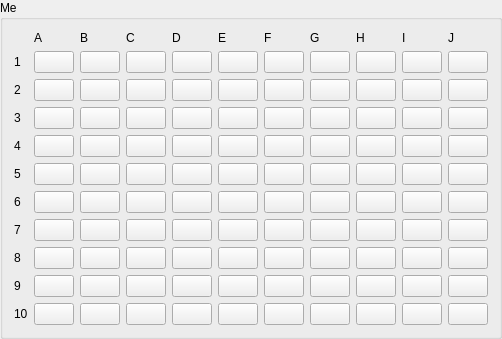
     <widget class="QGroupBox" name="MyBox">
      <property name="sizePolicy">
       <sizepolicy hsizetype="Maximum" vsizetype="Maximum">
        <horstretch>0</horstretch>
        <verstretch>0</verstretch>
       </sizepolicy>
      </property>
      <property name="title">
       <string>Me</string>
      </property>
      <layout class="QGridLayout" name="gridLayout_2">
       <item row="9" column="9">
        <widget class="QPushButton" name="i9">
         <property name="text">
          <string/>
         </property>
        </widget>
       </item>
       <item row="4" column="1">
        <widget class="QPushButton" name="a3">
         <property name="text">
          <string/>
         </property>
        </widget>
       </item>
       <item row="5" column="6">
        <widget class="QPushButton" name="f4">
         <property name="text">
          <string/>
         </property>
        </widget>
       </item>
       <item row="9" column="3">
        <widget class="QPushButton" name="c8">
         <property name="text">
          <string/>
         </property>
        </widget>
       </item>
       <item row="3" column="3">
        <widget class="QPushButton" name="c2">
         <property name="text">
          <string/>
         </property>
        </widget>
       </item>
       <item row="6" column="6">
        <widget class="QPushButton" name="f5">
         <property name="text">
          <string/>
         </property>
        </widget>
       </item>
       <item row="3" column="8">
        <widget class="QPushButton" name="h2">
         <property name="text">
          <string/>
         </property>
        </widget>
       </item>
       <item row="2" column="6">
        <widget class="QPushButton" name="f1">
         <property name="text">
          <string/>
         </property>
        </widget>
       </item>
       <item row="10" column="2">
        <widget class="QPushButton" name="b9">
         <property name="text">
          <string/>
         </property>
        </widget>
       </item>
       <item row="10" column="6">
        <widget class="QPushButton" name="f9">
         <property name="text">
          <string/>
         </property>
        </widget>
       </item>
       <item row="6" column="2">
        <widget class="QPushButton" name="b5">
         <property name="text">
          <string/>
         </property>
        </widget>
       </item>
       <item row="6" column="3">
        <widget class="QPushButton" name="c5">
         <property name="text">
          <string/>
         </property>
        </widget>
       </item>
       <item row="4" column="3">
        <widget class="QPushButton" name="c3">
         <property name="text">
          <string/>
         </property>
        </widget>
       </item>
       <item row="3" column="10">
        <widget class="QPushButton" name="j2">
         <property name="text">
          <string/>
         </property>
        </widget>
       </item>
       <item row="4" column="2">
        <widget class="QPushButton" name="b3">
         <property name="text">
          <string/>
         </property>
        </widget>
       </item>
       <item row="11" column="5">
        <widget class="QPushButton" name="e10">
         <property name="text">
          <string/>
         </property>
        </widget>
       </item>
       <item row="3" column="0">
        <widget class="QLabel" name="label_4">
         <property name="text">
          <string>2</string>
         </property>
        </widget>
       </item>
       <item row="6" column="10">
        <widget class="QPushButton" name="j5">
         <property name="text">
          <string/>
         </property>
        </widget>
       </item>
       <item row="4" column="10">
        <widget class="QPushButton" name="j3">
         <property name="text">
          <string/>
         </property>
        </widget>
       </item>
       <item row="8" column="2">
        <widget class="QPushButton" name="b7">
         <property name="text">
          <string/>
         </property>
        </widget>
       </item>
       <item row="7" column="5">
        <widget class="QPushButton" name="e6">
         <property name="text">
          <string/>
         </property>
        </widget>
       </item>
       <item row="5" column="0">
        <widget class="QLabel" name="label_7">
         <property name="text">
          <string>4</string>
         </property>
        </widget>
       </item>
       <item row="3" column="4">
        <widget class="QPushButton" name="d2">
         <property name="text">
          <string/>
         </property>
        </widget>
       </item>
       <item row="3" column="2">
        <widget class="QPushButton" name="b2">
         <property name="text">
          <string/>
         </property>
        </widget>
       </item>
       <item row="10" column="8">
        <widget class="QPushButton" name="h9">
         <property name="text">
          <string/>
         </property>
        </widget>
       </item>
       <item row="5" column="5">
        <widget class="QPushButton" name="e4">
         <property name="text">
          <string/>
         </property>
        </widget>
       </item>
       <item row="2" column="10">
        <widget class="QPushButton" name="j1">
         <property name="text">
          <string/>
         </property>
        </widget>
       </item>
       <item row="11" column="9">
        <widget class="QPushButton" name="i10">
         <property name="text">
          <string/>
         </property>
        </widget>
       </item>
       <item row="9" column="5">
        <widget class="QPushButton" name="e8">
         <property name="text">
          <string/>
         </property>
        </widget>
       </item>
       <item row="5" column="8">
        <widget class="QPushButton" name="h4">
         <property name="text">
          <string/>
         </property>
        </widget>
       </item>
       <item row="2" column="3">
        <widget class="QPushButton" name="c1">
         <property name="text">
          <string/>
         </property>
        </widget>
       </item>
       <item row="9" column="4">
        <widget class="QPushButton" name="d8">
         <property name="text">
          <string/>
         </property>
        </widget>
       </item>
       <item row="10" column="1">
        <widget class="QPushButton" name="a9">
         <property name="text">
          <string/>
         </property>
        </widget>
       </item>
       <item row="5" column="7">
        <widget class="QPushButton" name="g4">
         <property name="text">
          <string/>
         </property>
        </widget>
       </item>
       <item row="7" column="7">
        <widget class="QPushButton" name="g6">
         <property name="text">
          <string/>
         </property>
        </widget>
       </item>
       <item row="8" column="3">
        <widget class="QPushButton" name="c7">
         <property name="text">
          <string/>
         </property>
        </widget>
       </item>
       <item row="5" column="3">
        <widget class="QPushButton" name="c4">
         <property name="text">
          <string/>
         </property>
        </widget>
       </item>
       <item row="9" column="8">
        <widget class="QPushButton" name="h8">
         <property name="text">
          <string/>
         </property>
        </widget>
       </item>
       <item row="11" column="7">
        <widget class="QPushButton" name="g10">
         <property name="text">
          <string/>
         </property>
        </widget>
       </item>
       <item row="4" column="4">
        <widget class="QPushButton" name="d3">
         <property name="text">
          <string/>
         </property>
        </widget>
       </item>
       <item row="7" column="4">
        <widget class="QPushButton" name="d6">
         <property name="text">
          <string/>
         </property>
        </widget>
       </item>
       <item row="4" column="9">
        <widget class="QPushButton" name="i3">
         <property name="text">
          <string/>
         </property>
        </widget>
       </item>
       <item row="11" column="4">
        <widget class="QPushButton" name="d10">
         <property name="text">
          <string/>
         </property>
        </widget>
       </item>
       <item row="11" column="10">
        <widget class="QPushButton" name="gj10">
         <property name="text">
          <string/>
         </property>
        </widget>
       </item>
       <item row="8" column="9">
        <widget class="QPushButton" name="i7">
         <property name="text">
          <string/>
         </property>
        </widget>
       </item>
       <item row="9" column="10">
        <widget class="QPushButton" name="j8">
         <property name="text">
          <string/>
         </property>
        </widget>
       </item>
       <item row="4" column="8">
        <widget class="QPushButton" name="h3">
         <property name="text">
          <string/>
         </property>
        </widget>
       </item>
       <item row="6" column="5">
        <widget class="QPushButton" name="e5">
         <property name="text">
          <string/>
         </property>
        </widget>
       </item>
       <item row="8" column="5">
        <widget class="QPushButton" name="e7">
         <property name="text">
          <string/>
         </property>
        </widget>
       </item>
       <item row="2" column="0">
        <widget class="QLabel" name="label_5">
         <property name="text">
          <string>1</string>
         </property>
        </widget>
       </item>
       <item row="8" column="7">
        <widget class="QPushButton" name="g7">
         <property name="text">
          <string/>
         </property>
        </widget>
       </item>
       <item row="6" column="0">
        <widget class="QLabel" name="label_8">
         <property name="text">
          <string>5</string>
         </property>
        </widget>
       </item>
       <item row="10" column="9">
        <widget class="QPushButton" name="i8">
         <property name="text">
          <string/>
         </property>
        </widget>
       </item>
       <item row="8" column="6">
        <widget class="QPushButton" name="f7">
         <property name="text">
          <string/>
         </property>
        </widget>
       </item>
       <item row="6" column="9">
        <widget class="QPushButton" name="i5">
         <property name="text">
          <string/>
         </property>
        </widget>
       </item>
       <item row="5" column="1">
        <widget class="QPushButton" name="a4">
         <property name="text">
          <string/>
         </property>
        </widget>
       </item>
       <item row="11" column="0">
        <widget class="QLabel" name="label_13">
         <property name="text">
          <string>10</string>
         </property>
        </widget>
       </item>
       <item row="11" column="1">
        <widget class="QPushButton" name="a10">
         <property name="text">
          <string/>
         </property>
        </widget>
       </item>
       <item row="3" column="6">
        <widget class="QPushButton" name="f2">
         <property name="text">
          <string/>
         </property>
        </widget>
       </item>
       <item row="2" column="8">
        <widget class="QPushButton" name="h1">
         <property name="text">
          <string/>
         </property>
        </widget>
       </item>
       <item row="11" column="2">
        <widget class="QPushButton" name="b10">
         <property name="text">
          <string/>
         </property>
        </widget>
       </item>
       <item row="9" column="1">
        <widget class="QPushButton" name="a8">
         <property name="text">
          <string/>
         </property>
        </widget>
       </item>
       <item row="7" column="9">
        <widget class="QPushButton" name="i6">
         <property name="text">
          <string/>
         </property>
        </widget>
       </item>
       <item row="10" column="7">
        <widget class="QPushButton" name="g9">
         <property name="text">
          <string/>
         </property>
        </widget>
       </item>
       <item row="3" column="5">
        <widget class="QPushButton" name="e2">
         <property name="text">
          <string/>
         </property>
        </widget>
       </item>
       <item row="9" column="0">
        <widget class="QLabel" name="label_11">
         <property name="text">
          <string>8</string>
         </property>
        </widget>
       </item>
       <item row="7" column="10">
        <widget class="QPushButton" name="j6">
         <property name="text">
          <string/>
         </property>
        </widget>
       </item>
       <item row="5" column="4">
        <widget class="QPushButton" name="d4">
         <property name="text">
          <string/>
         </property>
        </widget>
       </item>
       <item row="8" column="0">
        <widget class="QLabel" name="label_10">
         <property name="text">
          <string>7</string>
         </property>
        </widget>
       </item>
       <item row="9" column="6">
        <widget class="QPushButton" name="f8">
         <property name="text">
          <string/>
         </property>
        </widget>
       </item>
       <item row="2" column="9">
        <widget class="QPushButton" name="i1">
         <property name="text">
          <string/>
         </property>
        </widget>
       </item>
       <item row="4" column="5">
        <widget class="QPushButton" name="e3">
         <property name="text">
          <string/>
         </property>
        </widget>
       </item>
       <item row="6" column="1">
        <widget class="QPushButton" name="a5">
         <property name="text">
          <string/>
         </property>
        </widget>
       </item>
       <item row="7" column="6">
        <widget class="QPushButton" name="f6">
         <property name="text">
          <string/>
         </property>
        </widget>
       </item>
       <item row="10" column="10">
        <widget class="QPushButton" name="j9">
         <property name="text">
          <string/>
         </property>
        </widget>
       </item>
       <item row="7" column="2">
        <widget class="QPushButton" name="b6">
         <property name="text">
          <string/>
         </property>
        </widget>
       </item>
       <item row="7" column="3">
        <widget class="QPushButton" name="c6">
         <property name="text">
          <string/>
         </property>
        </widget>
       </item>
       <item row="4" column="7">
        <widget class="QPushButton" name="g3">
         <property name="text">
          <string/>
         </property>
        </widget>
       </item>
       <item row="6" column="8">
        <widget class="QPushButton" name="h5">
         <property name="text">
          <string/>
         </property>
        </widget>
       </item>
       <item row="8" column="8">
        <widget class="QPushButton" name="h7">
         <property name="text">
          <string/>
         </property>
        </widget>
       </item>
       <item row="7" column="1">
        <widget class="QPushButton" name="a6">
         <property name="text">
          <string/>
         </property>
        </widget>
       </item>
       <item row="11" column="6">
        <widget class="QPushButton" name="f10">
         <property name="text">
          <string/>
         </property>
        </widget>
       </item>
       <item row="5" column="2">
        <widget class="QPushButton" name="b4">
         <property name="text">
          <string/>
         </property>
        </widget>
       </item>
       <item row="6" column="7">
        <widget class="QPushButton" name="g5">
         <property name="text">
          <string/>
         </property>
        </widget>
       </item>
       <item row="10" column="0">
        <widget class="QLabel" name="label_12">
         <property name="text">
          <string>9</string>
         </property>
        </widget>
       </item>
       <item row="10" column="5">
        <widget class="QPushButton" name="e9">
         <property name="text">
          <string/>
         </property>
        </widget>
       </item>
       <item row="8" column="4">
        <widget class="QPushButton" name="d7">
         <property name="text">
          <string/>
         </property>
        </widget>
       </item>
       <item row="11" column="8">
        <widget class="QPushButton" name="h10">
         <property name="text">
          <string/>
         </property>
        </widget>
       </item>
       <item row="5" column="9">
        <widget class="QPushButton" name="i4">
         <property name="text">
          <string/>
         </property>
        </widget>
       </item>
       <item row="8" column="10">
        <widget class="QPushButton" name="j7">
         <property name="text">
          <string/>
         </property>
        </widget>
       </item>
       <item row="2" column="7">
        <widget class="QPushButton" name="g1">
         <property name="text">
          <string/>
         </property>
        </widget>
       </item>
       <item row="4" column="0">
        <widget class="QLabel" name="label_6">
         <property name="text">
          <string>3</string>
         </property>
        </widget>
       </item>
       <item row="10" column="4">
        <widget class="QPushButton" name="d9">
         <property name="text">
          <string/>
         </property>
        </widget>
       </item>
       <item row="7" column="8">
        <widget class="QPushButton" name="h6">
         <property name="text">
          <string/>
         </property>
        </widget>
       </item>
       <item row="5" column="10">
        <widget class="QPushButton" name="j4">
         <property name="text">
          <string/>
         </property>
        </widget>
       </item>
       <item row="4" column="6">
        <widget class="QPushButton" name="f3">
         <property name="text">
          <string/>
         </property>
        </widget>
       </item>
       <item row="2" column="4">
        <widget class="QPushButton" name="d1">
         <property name="text">
          <string/>
         </property>
        </widget>
       </item>
       <item row="3" column="1">
        <widget class="QPushButton" name="a2">
         <property name="text">
          <string/>
         </property>
        </widget>
       </item>
       <item row="9" column="7">
        <widget class="QPushButton" name="g8">
         <property name="text">
          <string/>
         </property>
        </widget>
       </item>
       <item row="2" column="1">
        <widget class="QPushButton" name="a1">
         <property name="text">
          <string/>
         </property>
        </widget>
       </item>
       <item row="11" column="3">
        <widget class="QPushButton" name="c10">
         <property name="text">
          <string/>
         </property>
        </widget>
       </item>
       <item row="8" column="1">
        <widget class="QPushButton" name="a7">
         <property name="text">
          <string/>
         </property>
        </widget>
       </item>
       <item row="7" column="0">
        <widget class="QLabel" name="label_9">
         <property name="text">
          <string>6</string>
         </property>
        </widget>
       </item>
       <item row="2" column="2">
        <widget class="QPushButton" name="b1">
         <property name="text">
          <string/>
         </property>
        </widget>
       </item>
       <item row="6" column="4">
        <widget class="QPushButton" name="d5">
         <property name="text">
          <string/>
         </property>
        </widget>
       </item>
       <item row="3" column="9">
        <widget class="QPushButton" name="i2">
         <property name="text">
          <string/>
         </property>
        </widget>
       </item>
       <item row="3" column="7">
        <widget class="QPushButton" name="g2">
         <property name="text">
          <string/>
         </property>
        </widget>
       </item>
       <item row="9" column="2">
        <widget class="QPushButton" name="b8">
         <property name="text">
          <string/>
         </property>
        </widget>
       </item>
       <item row="10" column="3">
        <widget class="QPushButton" name="c9">
         <property name="text">
          <string/>
         </property>
        </widget>
       </item>
       <item row="2" column="5">
        <widget class="QPushButton" name="e1">
         <property name="text">
          <string/>
         </property>
        </widget>
       </item>
       <item row="1" column="1">
        <widget class="QLabel" name="label">
         <property name="text">
          <string>A</string>
         </property>
        </widget>
       </item>
       <item row="1" column="2">
        <widget class="QLabel" name="label_2">
         <property name="text">
          <string>B</string>
         </property>
        </widget>
       </item>
       <item row="1" column="3">
        <widget class="QLabel" name="label_14">
         <property name="text">
          <string>C</string>
         </property>
        </widget>
       </item>
       <item row="1" column="4">
        <widget class="QLabel" name="label_15">
         <property name="text">
          <string>D</string>
         </property>
        </widget>
       </item>
       <item row="1" column="5">
        <widget class="QLabel" name="label_16">
         <property name="text">
          <string>E</string>
         </property>
        </widget>
       </item>
       <item row="1" column="6">
        <widget class="QLabel" name="label_17">
         <property name="text">
          <string>F</string>
         </property>
        </widget>
       </item>
       <item row="1" column="7">
        <widget class="QLabel" name="label_18">
         <property name="text">
          <string>G</string>
         </property>
        </widget>
       </item>
       <item row="1" column="8">
        <widget class="QLabel" name="label_19">
         <property name="text">
          <string>H</string>
         </property>
        </widget>
       </item>
       <item row="1" column="9">
        <widget class="QLabel" name="label_20">
         <property name="text">
          <string>I</string>
         </property>
        </widget>
       </item>
       <item row="1" column="10">
        <widget class="QLabel" name="label_21">
         <property name="text">
          <string>J</string>
         </property>
        </widget>
       </item>
      </layout>
     </widget>
